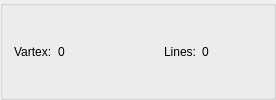
               <widget class="QGroupBox" name="groupBox_4">
                <property name="title">
                 <string/>
                </property>
                <layout class="QHBoxLayout" name="horizontalLayout_3">
                 <item>
                  <widget class="QLabel" name="label_2">
                   <property name="text">
                    <string>Vartex:</string>
                   </property>
                  </widget>
                 </item>
                 <item>
                  <widget class="QLabel" name="label_vertex">
                   <property name="minimumSize">
                    <size>
                     <width>60</width>
                     <height>0</height>
                    </size>
                   </property>
                   <property name="text">
                    <string>0</string>
                   </property>
                  </widget>
                 </item>
                 <item>
                  <spacer name="horizontalSpacer">
                   <property name="orientation">
                    <enum>Qt::Horizontal</enum>
                   </property>
                   <property name="sizeHint" stdset="0">
                    <size>
                     <width>40</width>
                     <height>20</height>
                    </size>
                   </property>
                  </spacer>
                 </item>
                 <item>
                  <widget class="QLabel" name="label_4">
                   <property name="text">
                    <string>Lines:</string>
                   </property>
                  </widget>
                 </item>
                 <item>
                  <widget class="QLabel" name="label_line">
                   <property name="minimumSize">
                    <size>
                     <width>60</width>
                     <height>0</height>
                    </size>
                   </property>
                   <property name="text">
                    <string>0</string>
                   </property>
                  </widget>
                 </item>
                </layout>
               </widget>
